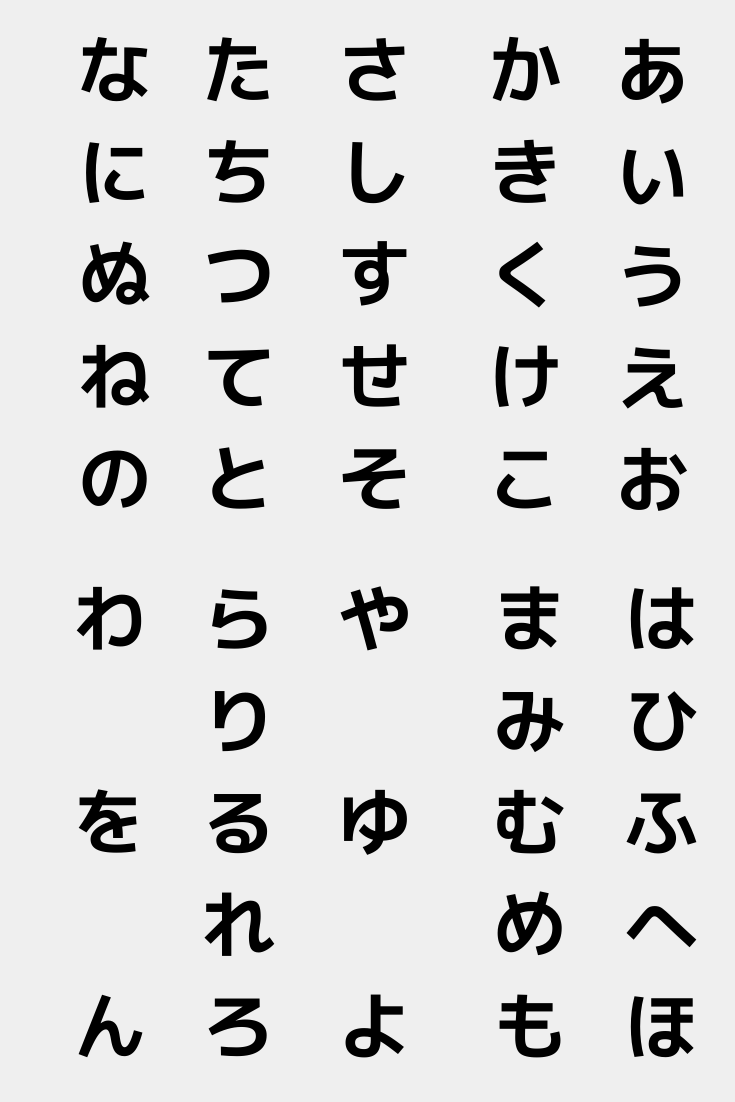
#> input picture sample/1.png, 735 x 1102 px
$ python -i get_coordinate.py   (imports and definitions only)
#> lines starting #> are read from the running program, lines starting #| are printed output that depends on the picture; after the words box and inside, x2 and y2 are one past the last pixel; in counts of white or black regions, pixels touching at a corner belong together
#> further down, picture is the input picture: shape (1102, 735, 3); min 0, max 239, mean 217.3
# -*- coding: utf-8 -*-
"""
Created on Sat Jul 22 14:22:34 2023

@author: SABARI
"""

import cv2
import numpy as np

from skimage.filters import threshold_sauvola

import tensorflow as tf
from tensorflow.keras import backend as K
import json

def sauvola_thresholding(grayImage_,window_size=15):

    """"
    Sauvola thresholds are local thresholding techniques that are
    useful for images where the background is not uniform, especially for text recognition

    grayImage--- Input image should be in 2-Dimension Gray Scale format
    window_size --- It represents the filter window size

    """
#> called with window_size = 15
    thresh_sauvolavalue = threshold_sauvola(grayImage_, window_size=window_size)
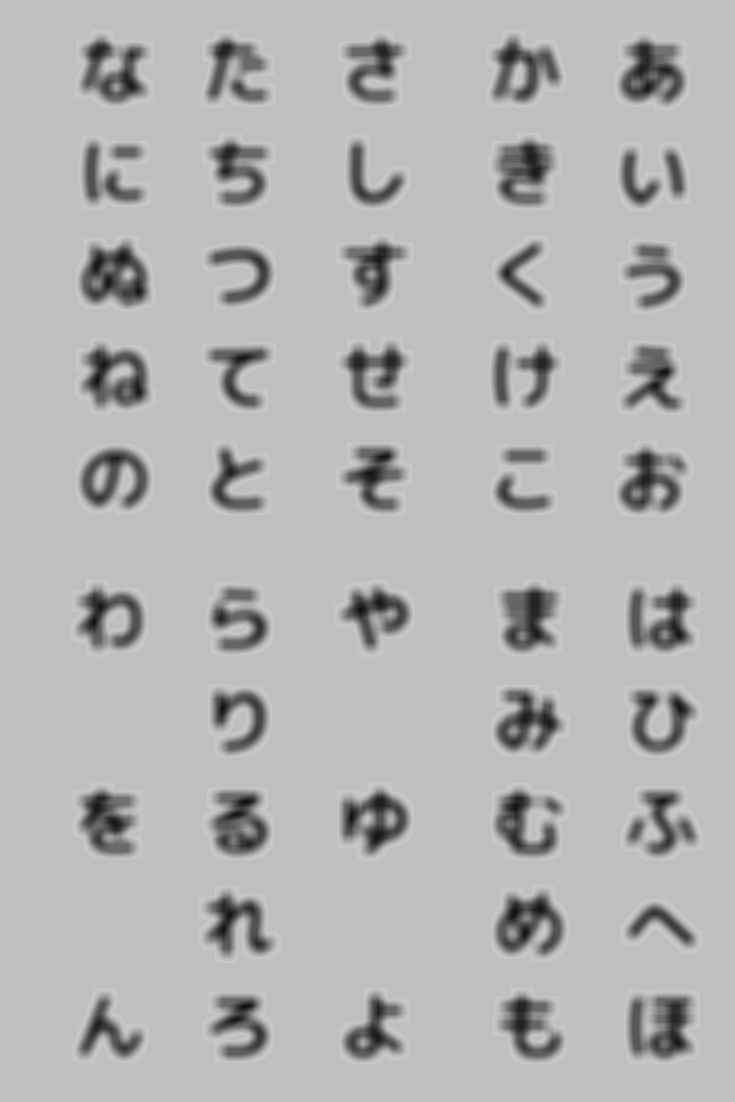
#> thresh_sauvolavalue: shape (1102, 735) float64; min 12.88, max 200.2, mean 178.9

    thresholdImage_=(grayImage_>thresh_sauvolavalue)
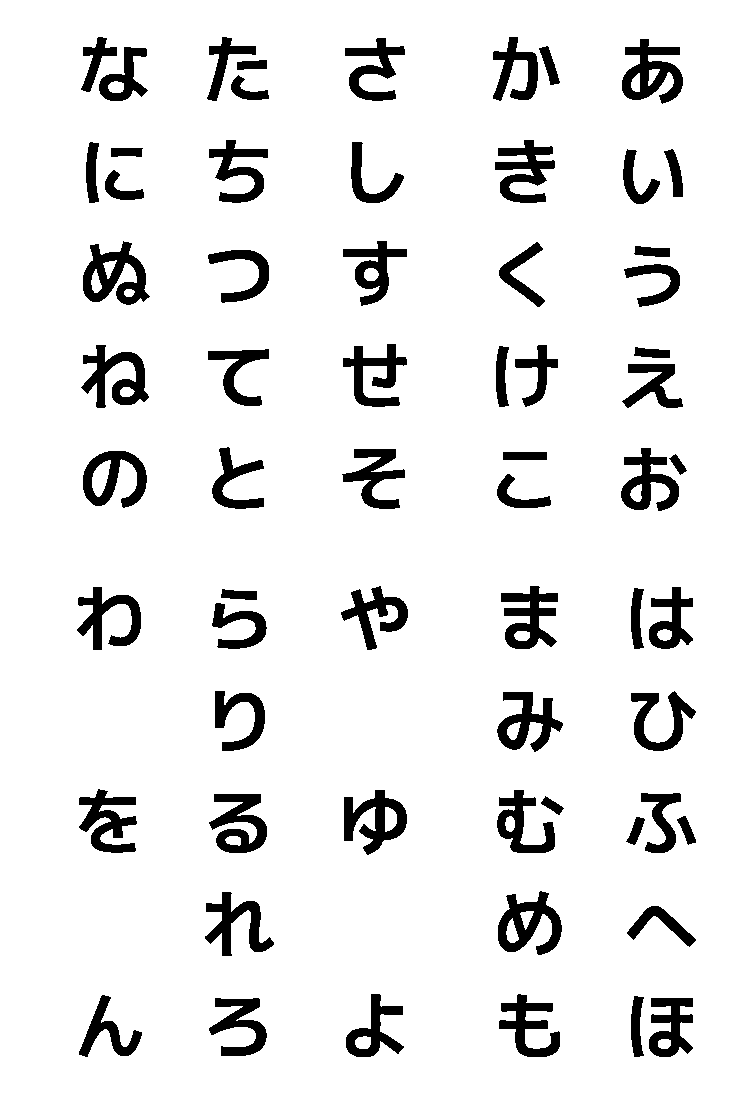
#> thresholdImage_: shape (1102, 735) bool; 90.9% white; 64 black regions, largest, box (x1, y1, x2, y2) and area: (83, 241, 150, 305) 2194, (622, 39, 683, 104) 2077, (498, 891, 562, 955) 2034

    return  1- np.uint8(np.array(thresholdImage_)*1)

# Function to get coordinates of the object
def get_object_coordinates(image):

    # Convert the image from BGR to GRAY  color space
    grayImage=cv2.cvtColor(image,cv2.COLOR_BGR2GRAY)

    # Create a mask using the specified color range
    thresholdedImage=sauvola_thresholding(grayImage)

    kernel = np.ones((35, 1), np.uint8)
    dilated_image = cv2.dilate(thresholdedImage, kernel, iterations=1)
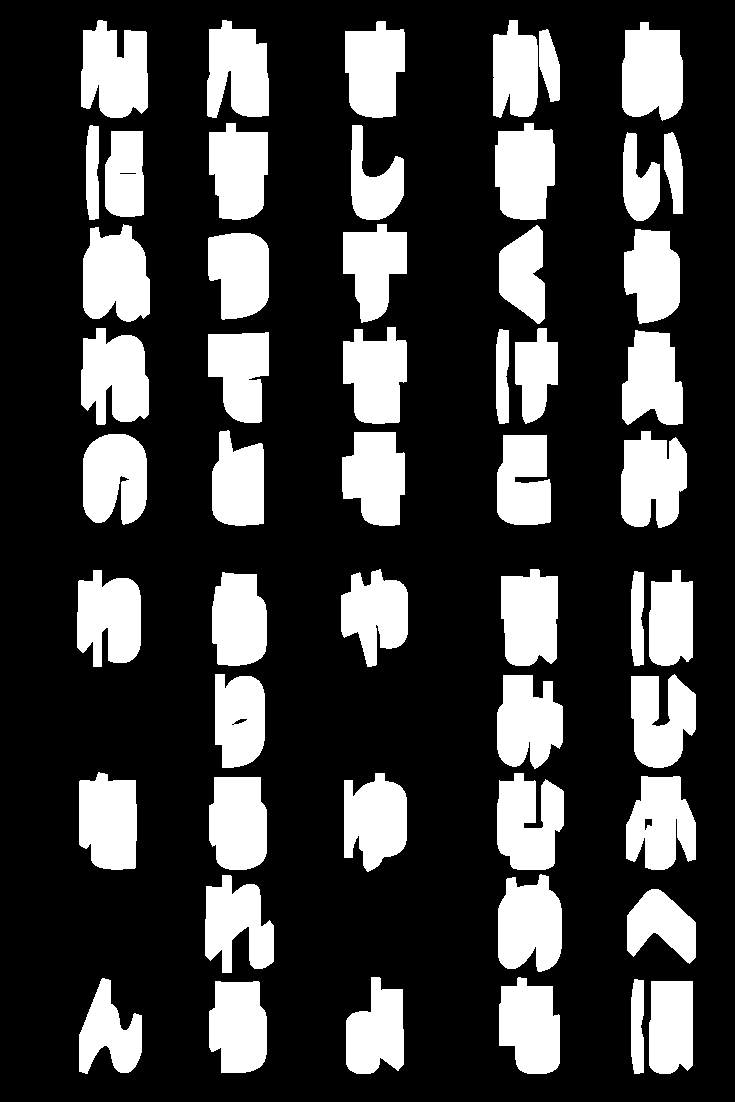
#> dilated_image: shape (1102, 735); values 0 (black) and 1 (white), 25.4% white; 52 white regions
    # Find contours in the mask
    contours, _ = cv2.findContours(dilated_image, cv2.RETR_EXTERNAL, cv2.CHAIN_APPROX_SIMPLE)
#> contours = 52 contours; largest, box (x1, y1, x2, y2) and area: (83, 224, 150, 322) 5026, (81, 20, 148, 118) 4988, (622, 22, 683, 121) 4898, (621, 431, 687, 528) 4880, (81, 328, 149, 425) 4880

    coordinate = []
    # Check if any contours were found
    if len(contours) > 0:
        for i in range(len(contours)):

            # Get the largest contour (assuming it's the object of interest)
#            largest_contour = max(contours, key=cv2.contourArea)

            # Get the bounding box of the contour
            x, y, w, h = cv2.boundingRect(contours[i])

            coordinate.append([x,y,x+w,y+h])
#> this loop made 52 passes
#> (x, y, w, h) on passes 1 to 12: (649, 981, 44, 93), (209, 981, 58, 92), (631, 979, 13, 95), (79, 978, 63, 96), (499, 977, 61, 97), (346, 977, 58, 97), (627, 889, 69, 75), (205, 875, 69, 98), (498, 874, 64, 98), (209, 777, 58, 93), (626, 776, 70, 94), (497, 773, 67, 97)
#> after the loop, coordinate = 52 items, first 6: [649, 981, 693, 1074], [209, 981, 267, 1073], [631, 979, 644, 1074], [79, 978, 142, 1074], [499, 977, 560, 1074], [346, 977, 404, 1074]
            # Calculate the center coordinates of the object
    #        center_x = x + w // 2
    #        center_y = y + h // 2

        return coordinate,thresholdedImage
    else:
        # Return None if no object was found
        return None,thresholdedImage

>>> import cv2
>>> picture = cv2.imread('../sample/1.png')
>>> result = get_object_coordinates(picture)

$ run again, on sample/2.png
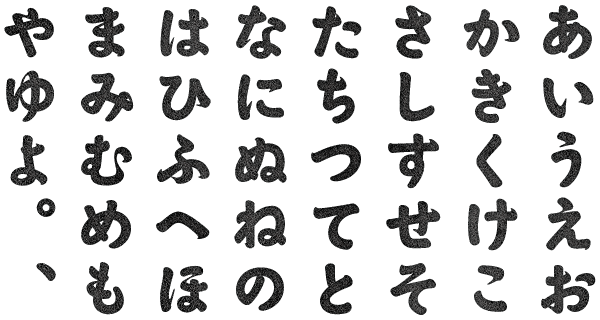
#> input picture sample/2.png, 600 x 320 px
#> picture is the input picture: shape (320, 600, 3); mean B, G, R 211.2, 211.2, 211.3
#> in sauvola_thresholding, `thresholdImage_=(grayImage_>thresh_sauvolavalue)`:
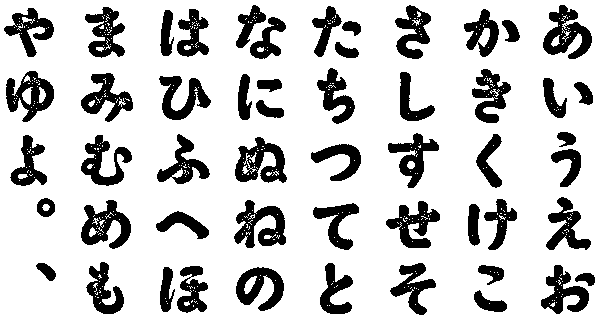
#> thresholdImage_: shape (320, 600) bool; 79.6% white; 53 black regions, largest, box (x1, y1, x2, y2) and area: (543, 5, 592, 59) 1336, (234, 200, 286, 248) 1327, (235, 137, 287, 183) 1308
#> in get_object_coordinates, `dilated_image = cv2.dilate(thresholdedImage, kernel, iterations=1)`:
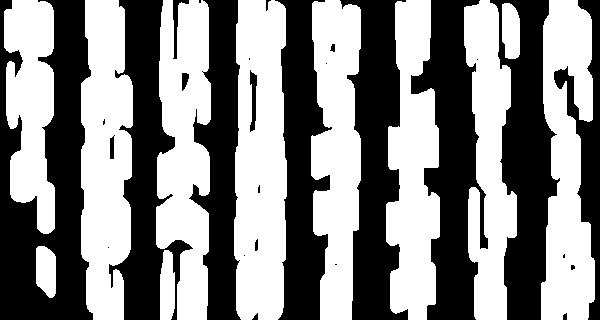
#> dilated_image: shape (320, 600); values 0 (black) and 1 (white), 52.6% white; 28 black regions (11 under 20 px)
#> contours = 11 contours; largest, box (x1, y1, x2, y2) and area: (234, 0, 287, 320) 14932, (81, 0, 133, 320) 13360, (156, 0, 211, 320) 12659, (541, 0, 595, 320) 12216, (311, 0, 361, 320) 12094
#> the loop in get_object_coordinates, `for i in range(len(contours)):  # Get the largest contour (assuming it..` made 11 passes
#> (x, y, w, h) on passes 1 to 8: (160, 250, 15, 70), (36, 246, 20, 52), (502, 3, 18, 56), (541, 0, 54, 320), (464, 0, 53, 320), (386, 0, 54, 320), (311, 0, 50, 320), (234, 0, 53, 320)
#> after the loop in get_object_coordinates, `for i in range(len(contours)):`: coordinate = [[160, 250, 175, 320], [36, 246, 56, 298], [502, 3, 520, 59], [541, 0, 595, 320], [464, 0, 517, 320], [386, 0, 440, 320], [311, 0, 361, 320], [234, 0, 287, 320], [156, 0, 211, 320], [81, 0, 133, 320], [4, 0, 55, 234]]

$ run again, on sample/3.png
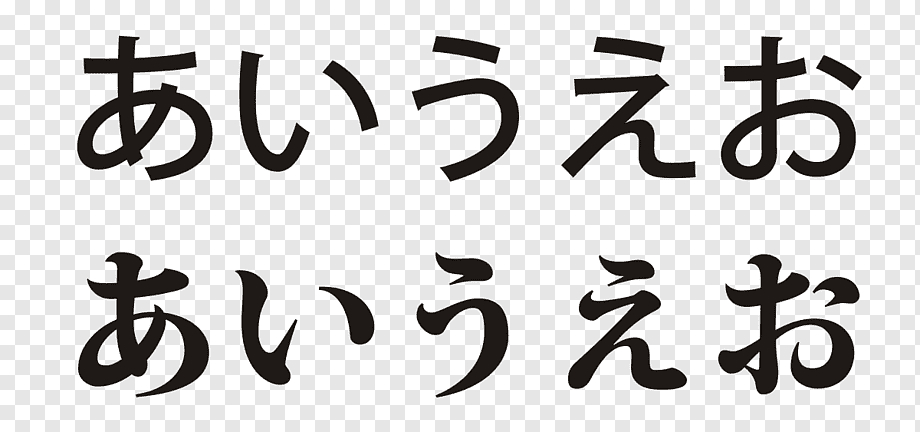
#> input picture sample/3.png, 920 x 432 px
#> picture is the input picture: shape (432, 920, 3); mean B, G, R 208.9, 209.3, 210.1
#> in sauvola_thresholding, `thresholdImage_=(grayImage_>thresh_sauvolavalue)`:
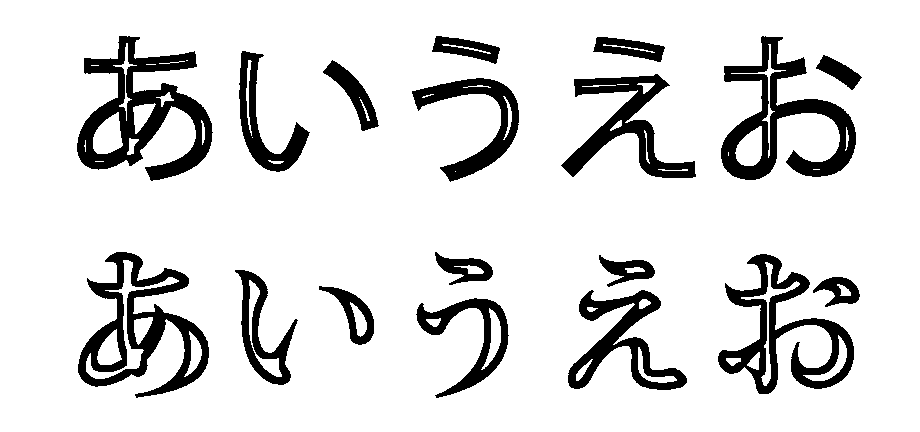
#> thresholdImage_: shape (432, 920) bool; 86.6% white; 18 black regions, largest, box (x1, y1, x2, y2) and area: (77, 36, 213, 181) 7673, (78, 252, 209, 398) 6591, (721, 36, 856, 180) 6543
#> in get_object_coordinates, `dilated_image = cv2.dilate(thresholdedImage, kernel, iterations=1)`:
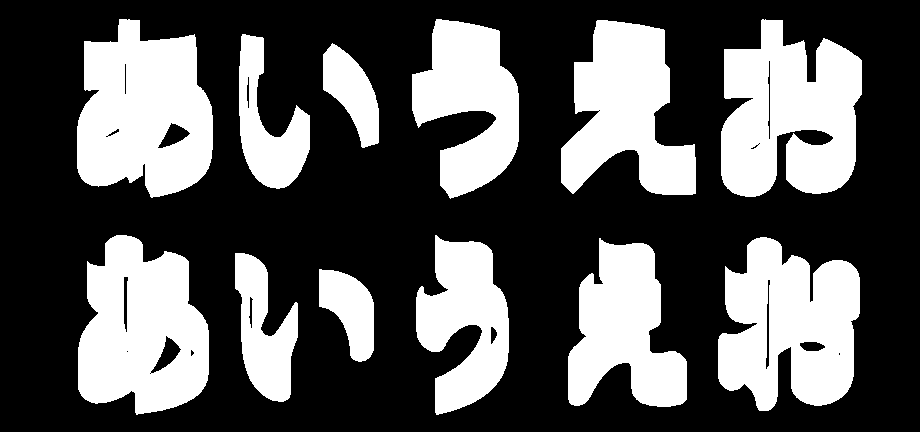
#> dilated_image: shape (432, 920); values 0 (black) and 1 (white), 34.6% white; 12 white regions
#> contours = 12 contours; largest, box (x1, y1, x2, y2) and area: (77, 19, 213, 198) 18274, (721, 19, 862, 197) 17874, (78, 235, 209, 415) 17442, (718, 237, 860, 411) 17398, (561, 20, 696, 195) 14099
#> the loop in get_object_coordinates, `for i in range(len(contours)):  # Get the largest contour (assuming it..` made 12 passes
#> (x, y, w, h) on passes 1 to 8: (319, 269, 55, 93), (235, 253, 63, 149), (568, 238, 119, 169), (718, 237, 142, 174), (416, 235, 93, 180), (78, 235, 131, 180), (323, 43, 56, 105), (239, 34, 71, 155)
#> after the loop in get_object_coordinates, `for i in range(len(contours)):`: coordinate = [[319, 269, 374, 362], [235, 253, 298, 402], [568, 238, 687, 407], [718, 237, 860, 411], [416, 235, 509, 415], [78, 235, 209, 415], [323, 43, 379, 148], [239, 34, 310, 189], [561, 20, 696, 195], [721, 19, 862, 197], [412, 19, 519, 199], [77, 19, 213, 198]]
